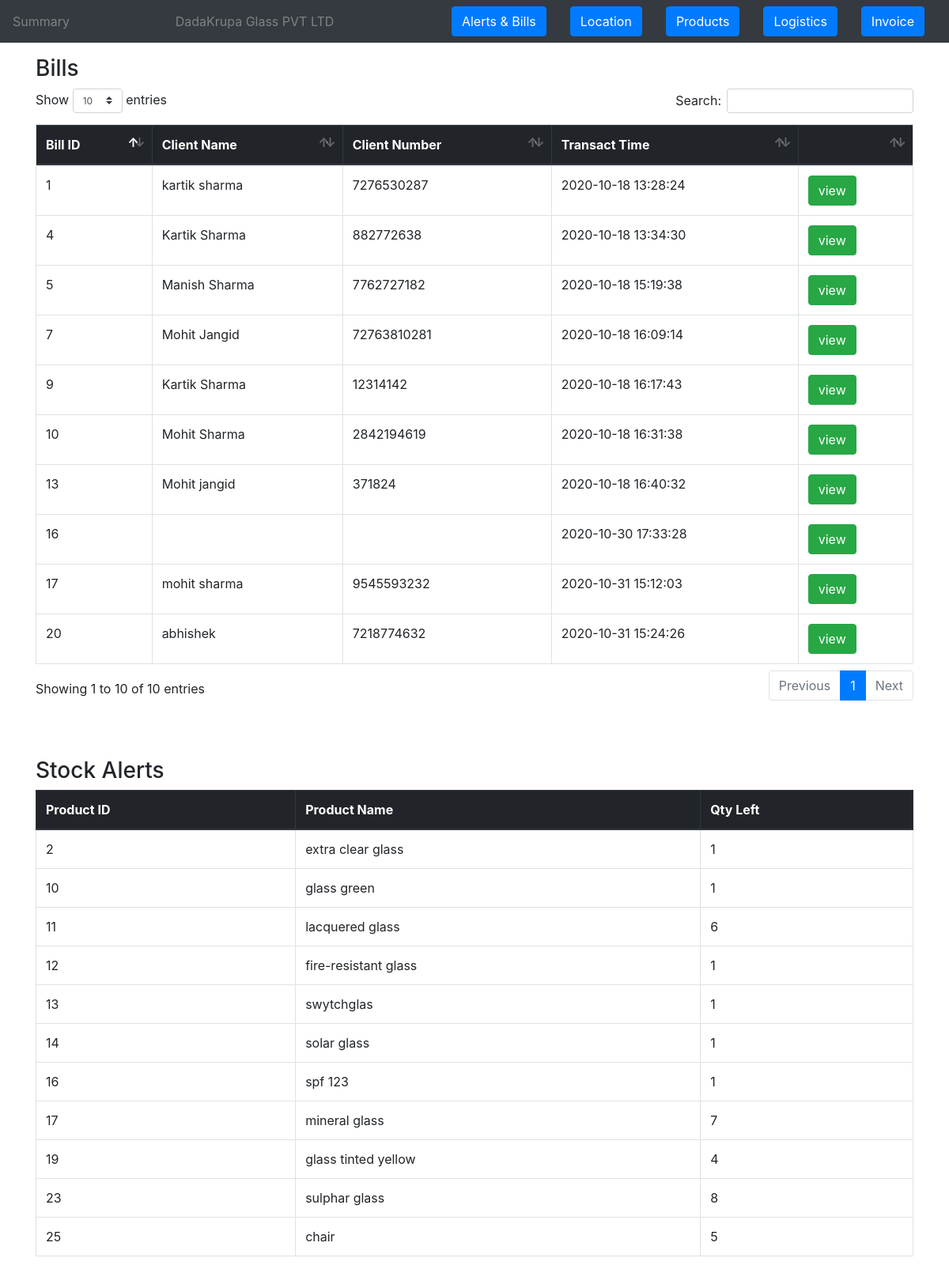
The page / on the database its author committed.
### tables this page shows
CREATE TABLE bills(bill_id INTEGER UNIQUE PRIMARY KEY AUTOINCREMENT,
                    client_name TEXT NOT NULL,
                    client_number INTEGER UNIQUE NOT NULL,
                    trans_time TIMESTAMP NOT NULL DEFAULT CURRENT_TIMESTAMP
                    );

CREATE TABLE products(prod_id INTEGER PRIMARY KEY AUTOINCREMENT,
                    prod_name TEXT UNIQUE NOT NULL,
                    prod_quantity INTEGER NOT NULL,
                    unallocated_quantity INTEGER);

### app.py (the view)
@app.route("/")
def summary():
    init_database()
    msg = None
    q_data, warehouse, products = None, None, None
    db = sqlite3.connect(DATABASE_NAME)
    cursor = db.cursor()
    try:
        cursor.execute("SELECT * FROM location")
        warehouse = cursor.fetchall()
        cursor.execute("SELECT * FROM products")
        products = cursor.fetchall()
        cursor.execute(
            """
        SELECT prod_name, unallocated_quantity, prod_quantity FROM products
        """
        )
        q_data = cursor.fetchall()
        cursor.execute(
            """
        SELECT bill_id, client_name,client_number, trans_time FROM bills
        """
        )
        bills_data = cursor.fetchall()
        cursor.execute(
            """
        SELECT * FROM bill_items
        """
        )
        bill_items_data = cursor.fetchall()
    except sqlite3.Error as e:
        msg = f"An error occurred: {e.args[0]}"
    if msg:
        print(msg)
    return render(
        "index.html",
        link=link,
        title="Summary",
        bills=bills_data,
        warehouse=warehouse,
        bill_items=bill_items_data,
        products=products,
        database=q_data,
    )

### templates/index.html (shortened to what this page needs)
<!doctype html>
<html>
    <head>
        <link rel="stylesheet" href="{{ url_for('static', filename='modal.css') }}">
    </head>
    <body>
{% block content %}
        <nav class="navbar navbar-expand-lg navbar-dark bg-dark" style="position: fixed;width: 100%;z-index: 2;">
            <div class="collapse navbar-collapse" id="navbarSupportedContent">
                <ul class="navbar-nav mr-auto bg-dark alert-light">{{ title }}</ul>
		<ul class="navbar-nav mr-auto bg-dark alert-light" align="center">DadaKrupa Glass PVT LTD</ul>
                <div class="col-auto">
                  <button type="button" class="btn btn-primary" onclick="location.reload();location.href='{{ link.index }}'">Alerts & Bills</button>
                </div>
                <div class="col-auto">
                  <button type="button" class="btn btn-primary" onclick="location.reload();location.href='{{ link.location }}'">Location</button>
                </div>
                <div class="col-auto">
                  <button type="button" class="btn btn-primary" onclick="location.reload();location.href='{{ link.product }}'">Products</button>
                </div>
                <div class="col-auto">
			<button type="button" class="btn btn-primary" onclick="location.reload();location.href='{{ link.movement}}'">Logistics</button>
                </div>
                <div class="col-auto">
			<button type="button" class="btn btn-primary" onclick="location.reload();location.href='{{ link.bills}}'">Invoice</button>
                </div>
            </div>
	    </nav>
    </body>
<head>
</head>
<body>
    <div class="container">
        {% if products == None or products|length == 0 %}
            <div style="float: right;width: 50%;">
                <h3 align="center" class="font-weight-light">No Product Data Available Yet</h3>
            </div>
        {% else %}
<div style="float: center;">
	<h3>Bills </h3>
        <table style="float: center" class="table table-bordered" id="dataTable_alerts" width="100%" cellspacing="0">
        <thead class="thead-dark">
                        <tr>
                            <th scope="col">Bill ID</th>
                            <th scope="col">Client Name</th>
                            <th scope="col">Client Number</th>
                            <th scope="col">Transact Time</th>
                            <th scope="col"></th>
                        </tr>
                    </thead>
                    <tbody>
                        {% for item in bills%}
                            <tr>
                                <td>{{ item[0] }}</td>
                                <td>{{ item[1] }}</td>
                                <td>{{ item[2] }}</td>
                                <td>{{ item[3] }}</td>
                                <td>
					<button name="button" type="button" class="btn btn-success" value= "view" id="view_bill{{item[0]}}" value={{item[0]}}>view</button><br>
				</td>
                            </tr>
                        {% endfor %}
                    </tbody>
                </table>
       {% endif %}
   </div>
   </div>
    <div class="container">
<div style="float: center;">
	<h3>Stock Alerts</h3>
        <table style="float: center" class="table table-bordered" id="dataTable_alerts" width="100%" cellspacing="0">
        <thead class="thead-dark">
                        <tr>
                            <th scope="col">Product ID</th>
                            <th scope="col">Product Name</th>
                            <th scope="col">Qty Left</th>
                        </tr>
                    </thead>
                    <tbody>
                        {% for product in products %}
			    {% if product[2]<=10 %}
                            <tr>
                                <td>{{ product[0] }}</td>
                                <td>{{ product[1] }}</td>
                                <td>{{ product[2] }}</td>
                            </tr>
			    {%endif%}
                        {% endfor %}
                    </tbody>
                </table>
   </div>
    </div>
{% endblock %}
    <link href="static/bootstrap.min.css" rel="stylesheet">
    <link href="static/datatables.bootstrap4.min.css" rel="stylesheet">
</body>
</html>

### templates/index.html (style rules this page uses)
body { font-family: Arial, Helvetica, sans-serif; }
.container { padding-top: 70px; }

### rows shown on the page
bills: bill_id "1", client_name "kartik sharma", client_number "7276530287", trans_time "2020-10-18 13:28:24"
bills: bill_id "4", client_name "Kartik Sharma", client_number "882772638", trans_time "2020-10-18 13:34:30"
bills: bill_id "5", client_name "Manish Sharma", client_number "7762727182", trans_time "2020-10-18 15:19:38"
bills: bill_id "7", client_name "Mohit Jangid", client_number "72763810281", trans_time "2020-10-18 16:09:14"
bills: bill_id "9", client_name "Kartik Sharma", client_number "12314142", trans_time "2020-10-18 16:17:43"
bills: bill_id "10", client_name "Mohit Sharma", client_number "2842194619", trans_time "2020-10-18 16:31:38"
bills: bill_id "13", client_name "Mohit jangid", client_number "371824", trans_time "2020-10-18 16:40:32"
bills: bill_id "16", trans_time "2020-10-30 17:33:28"
bills: bill_id "17", client_name "mohit sharma", client_number "9545593232", trans_time "2020-10-31 15:12:03"
bills: bill_id "20", client_name "abhishek", client_number "7218774632", trans_time "2020-10-31 15:24:26"
products: prod_id "2", prod_name "extra clear glass", prod_quantity "1"
products: prod_id "10", prod_name "glass green", prod_quantity "1"
products: prod_id "11", prod_name "lacquered glass", prod_quantity "6"
products: prod_id "12", prod_name "fire-resistant glass", prod_quantity "1"
products: prod_id "13", prod_name "swytchglas", prod_quantity "1"
products: prod_id "14", prod_name "solar glass", prod_quantity "1"
products: prod_id "16", prod_name "spf 123", prod_quantity "1"
products: prod_id "17", prod_name "mineral glass", prod_quantity "7"
products: prod_id "19", prod_name "glass tinted yellow", prod_quantity "4"
products: prod_id "23", prod_name "sulphar glass", prod_quantity "8"
products: prod_id "25", prod_name "chair", prod_quantity "5"

### other values the page prints
{{ title }} "Summary"
